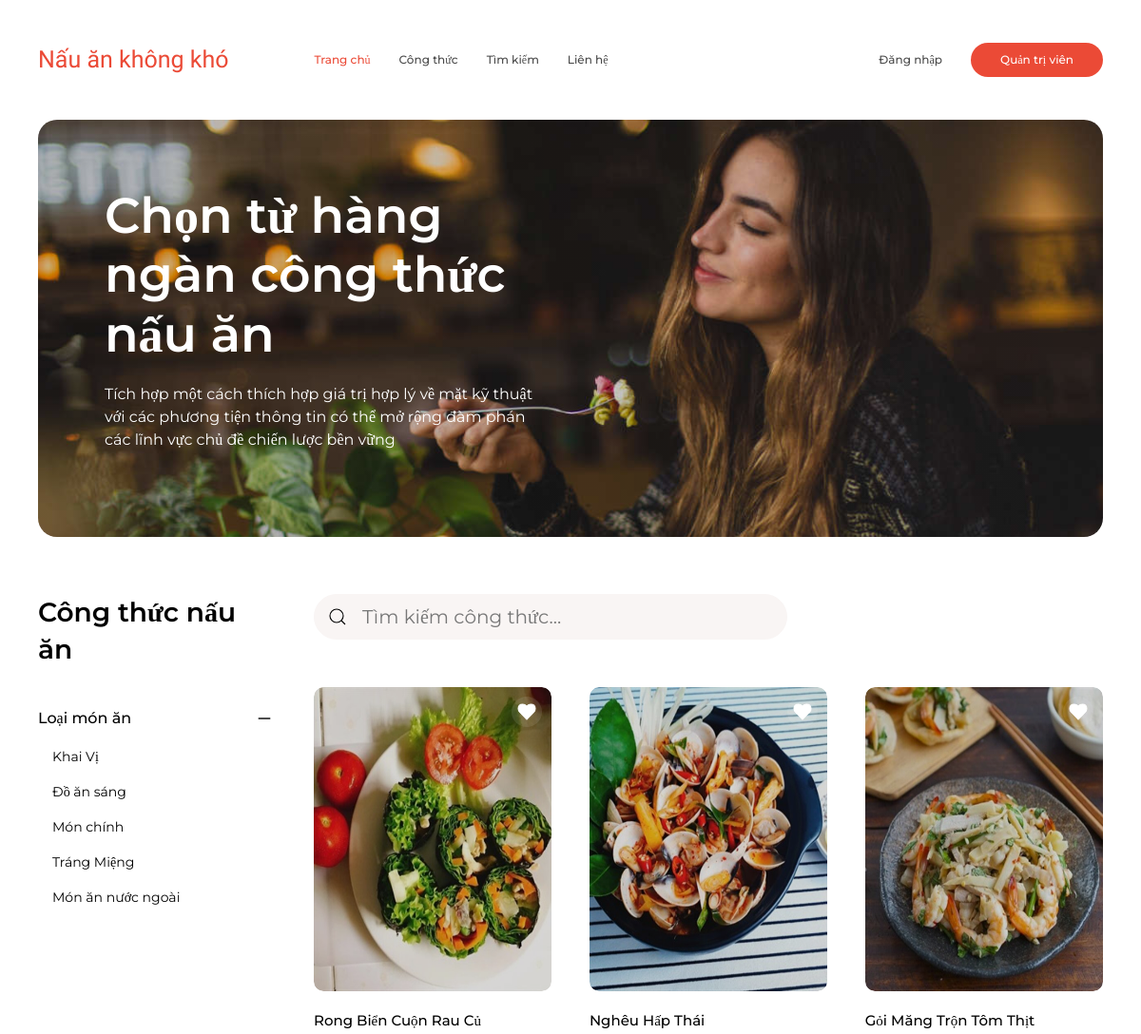
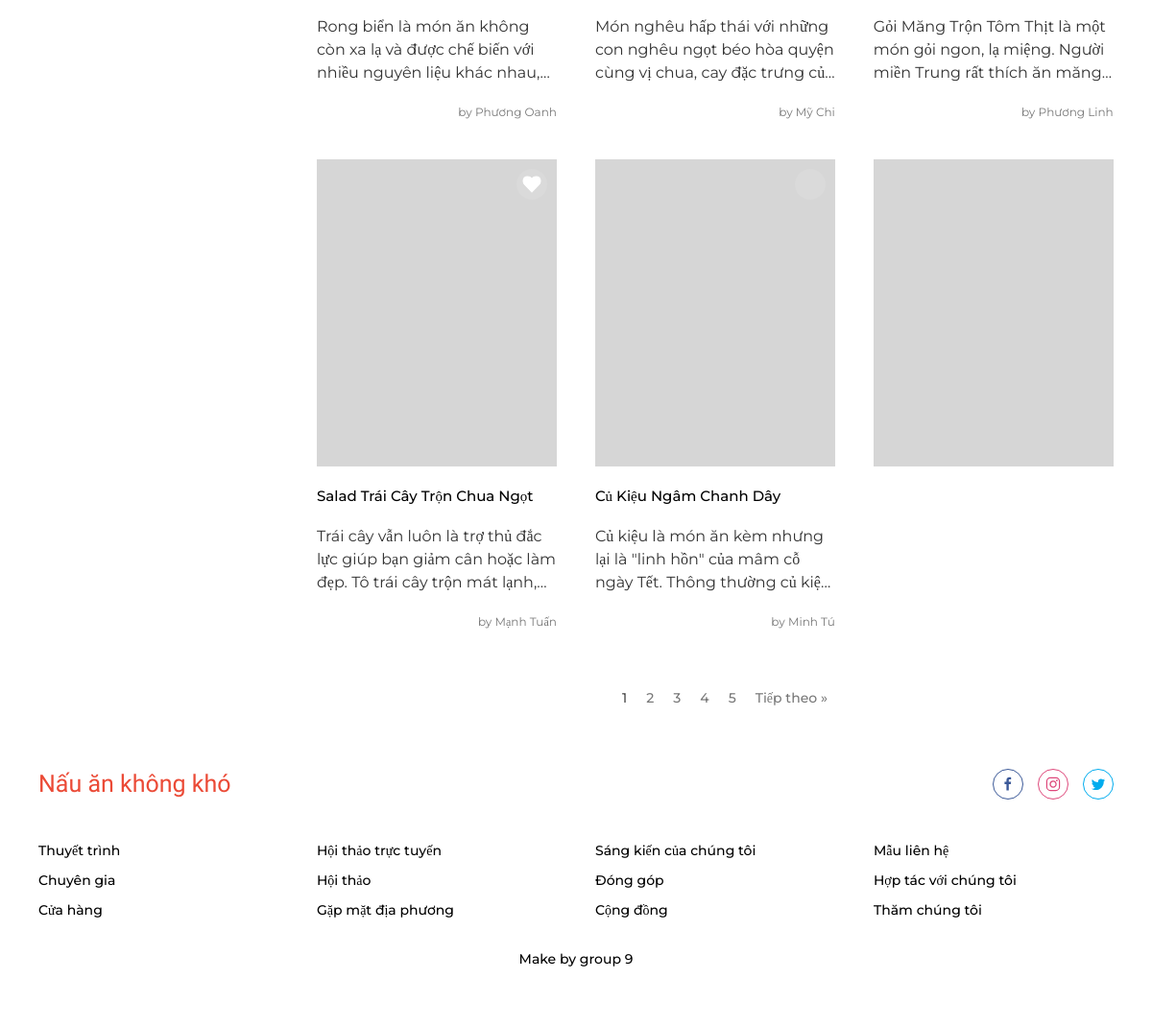
The page / on the database its author committed (2 pictures, top to bottom).
### tables this page shows
CREATE TABLE `loaimonan` (
  `MaLoaiMonAn` int(11) NOT NULL,
  `TenLoaiMonAn` varchar(100) DEFAULT NULL,
  `Mota` varchar(200) DEFAULT NULL
);

CREATE TABLE `congthuc` (
  `MaCongThuc` int(11) NOT NULL,
  `TenCongThuc` varchar(100) DEFAULT NULL,
  `MoTa` varchar(1000) DEFAULT NULL,
  `ThoiGianChuanBi` int(11) DEFAULT NULL,
  `TongThoiGianNau` int(11) DEFAULT NULL,
  `PhucVu` int(11) DEFAULT NULL,
  `MaLoaiMonAn` int(11) DEFAULT NULL,
  `TacGia` varchar(50) DEFAULT NULL,
  `AnhChiTiet` varchar(100) DEFAULT NULL
);

### index.php (the view, shortened to what this page needs)
<!DOCTYPE html>
<html lang="vi" dir="ltr">
<head>
    <link rel="stylesheet" href="./main/css/main.css" />
    <link rel="stylesheet" href="./main/css/style.css" />
</head>
<body>
    <nav class="uk-navbar-container uk-letter-spacing-small">
        <div class="uk-container header">
            <div class="uk-position-z-index" data-uk-navbar>
                <div class="uk-navbar-left">
                    <a class="uk-navbar-item uk-logo" href="index.php">Nấu ăn không khó</a>
                    <ul class="uk-navbar-nav uk-visible@m uk-margin-large-left">
                        <li class="uk-active"><a href="index.php">Trang chủ</a></li>
                        <li><a href="./main/recipe.php">Công thức</a></li>
                        <li><a href="./main/search.php">Tìm kiếm</a></li>
                        <li><a href="./main/contact.php">Liên hệ</a></li>
                    </ul>
                </div>
                <div class="uk-navbar-right">
                    <ul class="uk-navbar-nav uk-visible@m">
                        <?php
                        if (isset($_SESSION['TenDangNhap'])) {
                            echo '<li><a href="./admin/logout.php">Đăng xuất</a></li>';
                        } else {
                            echo '<li><a href="./main/sign-in.php">Đăng nhập</a></li>';
                        }
                        ?>
                    </ul>
                    <div class="uk-navbar-item bg">
                        <div><a class="uk-button uk-button-primary" href="./admin/indexadmin.php">Quản trị viên</a></div>
                    </div>
                </div>
            </div>
        </div>
    </nav>
    <footer
        class="uk-container header-img">
        <div class="uk-border-rounded-large uk-background-top-center uk-background-cover
        uk-background-norepeat uk-light uk-inline uk-overflow-hidden uk-width-1-1 "
            style="background-image: url(./main/img/header.jpg);">
            <div class="uk-position-cover uk-header-overlay"></div>
            <div class="uk-position-relative" data-uk-grid>
                <div class="uk-width-1-2@m uk-flex uk-flex-middle">
                    <div class="uk-padding-large uk-padding-remove-right">
                        <h1 class="uk-heading-small uk-margin-remove-top">Chọn từ hàng ngàn công thức nấu ăn</h1>
                        <p class="uk-text-secondary">Tích hợp một cách thích hợp giá trị hợp lý về mặt kỹ thuật với các phương tiện
                            thông tin có thể mở rộng đàm phán các lĩnh vực chủ đề chiến lược bền vững</p>
                    </div>
                </div>
                <div class="uk-width-expand@m">
                </div>
            </div>
        </div>
        <div class="uk-section uk-section-default">
            <div class="uk-container">
                <div data-uk-grid>
                    <div class="uk-width-1-4@m sticky-container">
                        <div data-uk-sticky="offset: 100; bottom: true; media: @m;">
                            <h2>Công thức nấu ăn</h2>
                            <ul class="uk-nav-default uk-nav-parent-icon uk-nav-filter uk-margin-medium-top" data-uk-nav>
                                <li class="uk-parent uk-open">
                                    <a href="#">Loại món ăn</a>
                                    <ul class="uk-nav-sub">
                                        <?php
                                        include("./admin/connect_db.php");
                                        $sl_dm = "SELECT * FROM loaimonan";
                                        $kq_dm = mysqli_query($conn, $sl_dm);
                                        while ($d_dm = mysqli_fetch_array($kq_dm)) {
                                        ?>
                                            <li>
                                                <a href="index.php?MaLoaiMonAn=<?php echo $d_dm['MaLoaiMonAn'] ?>"><?php echo $d_dm['TenLoaiMonAn'] ?></a>
                                            </li>
                                        <?php
                                        }
                                        ?>
                                    </ul>
                                </li>
                            </ul>
                        </div>
                    </div>
                    <div class="uk-width-expand@m">
                        <div data-uk-grid>
                            <div class="uk-width-expand@m">
                                <form class="uk-search uk-search-default uk-width-1-1 uk-margin-small-bottom" action="./main/search.php" method="GET">
                                    <span data-uk-search-icon></span>
                                    <input class="uk-search-input uk-text-small uk-border-rounded uk-form-large" type="search" name="query" placeholder="Tìm kiếm công thức..." required>
                                </form>
                            </div>
                        </div>
                        <div id="recipeList" class="uk-child-width-1-2 uk-child-width-1-3@s" data-uk-grid>
                            <?php
                            $limit = 6;
                            if (isset($_GET['page'])) $page = $_GET['page'];
                            else $page = 1;
                            $offset = ($page - 1) * $limit;
                            if (isset($_GET['MaLoaiMonAn'])) $maloaimonan = $_GET['MaLoaiMonAn'];
                            else $maloaimonan = null;
                            $dk = $maloaimonan ? "WHERE MaLoaiMonAn = $maloaimonan" : "";
                            $slloc = "SELECT *
                                FROM congthuc
                                $dk
                                LIMIT $limit
                                OFFSET $offset";
                            $kqloc = mysqli_query($conn, $slloc);
                            while ($dloc = mysqli_fetch_array($kqloc)) { ?>
                                <div class="recipe" data-type="<?php echo $dloc['MaLoaiMonAn']; ?>">
                                    <div class="uk-card">
                                        <div class="uk-card-media-top uk-inline uk-light">
                                            <img class="uk-border-rounded-medium" src="./main/img/<?php echo $dloc['AnhChiTiet']; ?>" alt="<?php echo $dloc['TenCongThuc']; ?>" style="width: 320px; height: 320px;">
                                            <div class="uk-position-cover uk-card-overlay uk-border-rounded-medium"></div>
                                            <div class="uk-position-xsmall uk-position-top-right">
                                                <a href="#" class="uk-icon-button uk-like uk-position-z-index uk-position-relative" data-uk-icon="heart"></a>
                                            </div>
                                        </div>
                                        <div>
                                            <h3 class="uk-card-title uk-text-500 uk-margin-small-bottom uk-margin-top description1 "><?php echo $dloc['TenCongThuc']; ?></h3>
                                            <p class="description"><?php echo $dloc["MoTa"]; ?></p>
                                            <div class="uk-text-xsmall uk-text-muted" data-uk-grid>
                                                <div class="uk-width-expand uk-text-right">by <?php echo $dloc["TacGia"]; ?></div>
                                            </div>
                                        </div>
                                        <a href="./main/recipe.php?id=<?php echo $dloc["MaCongThuc"]; ?>" class="uk-position-cover"></a>
                                    </div>
                                </div>
                            <?php
                            }
                            ?>
                        </div>
                        <?php
                        $sqlCount = "SELECT COUNT(*) as total FROM congthuc $dk";
                        $resultCount = $conn->query($sqlCount);
                        $total = $resultCount->fetch_assoc()['total'];
                        $totalPages = ceil($total / $limit);
                        ?>
                        <div class="uk-margin-large-top uk-text-small">
                            <ul class="uk-pagination uk-flex-center uk-text-500 uk-margin-remove" data-uk-margin>
                                <?php for ($i = 1; $i <= $totalPages; $i++): ?>
                                    <li class="<?php echo ($i === $page) ? 'uk-active' : ''; ?>">
                                        <a href="?page=<?php echo $i; ?><?php echo $maloaimonan ? '&MaLoaiMonAn=' . $maloaimonan : ''; ?>"><?php echo $i; ?></a>
                                    </li>
                                <?php endfor; ?>
                                <?php if ($page < $totalPages): ?>
                                    <li><a href="?page=<?php echo $page + 1; ?><?php echo $maloaimonan ? '&MaLoaiMonAn=' . $maloaimonan : ''; ?>">Tiếp theo »</a></li>
                                <?php endif;
                                $conn->close(); ?>
                            </ul>
                        </div>
                    </div>
                </div>
            </div>
        </div>
        <footer class="uk-section uk-section-default">
            <div class="uk-container uk-text-secondary uk-text-500">
                <div class="uk-child-width-1-2@s" data-uk-grid>
                    <div>
                        <a href="#" class="uk-logo">Nấu ăn không khó</a>
                    </div>
                    <div class="uk-flex uk-flex-middle uk-flex-right@s">
                        <div data-uk-grid class="uk-child-width-auto uk-grid-small">
                            <div>
                                <a href="https://www.facebook.com/" data-uk-icon="icon: facebook; ratio: 0.8" class="uk-icon-button facebook" target="_blank"></a>
                            </div>
                            <div>
                                <a href="https://www.instagram.com/" data-uk-icon="icon: instagram; ratio: 0.8" class="uk-icon-button instagram" target="_blank"></a>
                            </div>
                            <div>
                                <a href="mailto:info@blacompany.com" data-uk-icon="icon: twitter; ratio: 0.8" class="uk-icon-button twitter" target="_blank"></a>
                            </div>
                        </div>
                    </div>
                </div>
                <div class="uk-child-width-1-2@s uk-child-width-1-4@m" data-uk-grid>
                    <div>
                        <ul class="uk-list uk-text-small">
                            <li><a class="uk-link-text" href="#">Thuyết trình</a></li>
                            <li><a class="uk-link-text" href="#">Chuyên gia</a></li>
                            <li><a class="uk-link-text" href="#">Cửa hàng</a></li>
                        </ul>
                    </div>
                    <div>
                        <ul class="uk-list uk-text-small">
                            <li><a class="uk-link-text" href="#">Hội thảo trực tuyến</a></li>
                            <li><a class="uk-link-text" href="#">Hội thảo</a></li>
                            <li><a class="uk-link-text" href="#">Gặp mặt địa phương</a></li>
                        </ul>
                    </div>
                    <div>
                        <ul class="uk-list uk-text-small">
                            <li><a class="uk-link-text" href="#">Sáng kiến của chúng tôi</a></li>
                            <li><a class="uk-link-text" href="#">Đóng góp</a></li>
                            <li><a class="uk-link-text" href="#">Cộng đồng</a></li>
                        </ul>
                    </div>
                    <div>
                        <ul class="uk-list uk-text-small">
                            <li><a class="uk-link-text" href="#">Mẫu liên hệ</a></li>
                            <li><a class="uk-link-text" href="#">Hợp tác với chúng tôi</a></li>
                            <li><a class="uk-link-text" href="#">Thăm chúng tôi</a></li>
                        </ul>
                    </div>
                </div>
                <div class="uk-margin-medium-top uk-text-small uk-text-center">
                    Make by group 9
                </div>
            </div>
        </footer>
</body>
</html>

### main/css/style.css (style rules this page uses)
.description { max-height: 4.5em; overflow: hidden; display: -webkit-box; -webkit-line-clamp: 3; -webkit-box-orient: vertical; }
.description1 { max-height: 1.5em; overflow: hidden; display: -webkit-box; -webkit-line-clamp: 3; -webkit-box-orient: vertical; }
.uk-search-input { width: 60%; font-size: 20px; padding: 15px; border-radius: 25px; border: 2px solid #ccc; }
.uk-card-media-top { position: relative; overflow: hidden; border-radius: 10px; }
.uk-card-media-top img { transition: transform 0.3s ease; width: 100%; height: auto; display: block; }

### index.php (style rules this page uses)
body { color: #333333; }

### rows shown on the page
loaimonan: TenLoaiMonAn "Khai Vị"
loaimonan: TenLoaiMonAn "Đồ ăn sáng"
loaimonan: TenLoaiMonAn "Món chính"
loaimonan: TenLoaiMonAn "Tráng Miệng"
loaimonan: TenLoaiMonAn "Món ăn nước ngoài"
congthuc: AnhChiTiet (picture), TenCongThuc "Rong Biển Cuộn Rau Củ", MoTa "Rong biển là món ăn không còn xa lạ và được chế biến với nhiều nguyên liệu khác…", TacGia "Phương Oanh"
congthuc: AnhChiTiet (picture), TenCongThuc "Nghêu Hấp Thái", MoTa "Món nghêu hấp thái với những con nghêu ngọt béo hòa quyện cùng vị chua, cay đặc trưng…", TacGia "Mỹ Chi"
congthuc: AnhChiTiet (picture), TenCongThuc "Gỏi Măng Trộn Tôm Thịt", MoTa "Gỏi Măng Trộn Tôm Thịt là một món gỏi ngon, lạ miệng. Người miền Trung rất thích ăn…", TacGia "Phương Linh"
congthuc: AnhChiTiet (picture), TenCongThuc "Salad Trái Cây Trộn Chua Ngọt", MoTa "Trái cây vẫn luôn là trợ thủ đắc lực giúp bạn giảm cân hoặc làm đẹp. Tô trái cây trộn mát…", TacGia "Mạnh Tuấn"
congthuc: AnhChiTiet (picture), TenCongThuc "Củ Kiệu Ngâm Chanh Dây", MoTa "Củ kiệu là món ăn kèm nhưng lại là \"linh hồn\" của mâm cỗ ngày Tết. Thông thường củ…", TacGia "Minh Tú"
congthuc: AnhChiTiet (picture)
